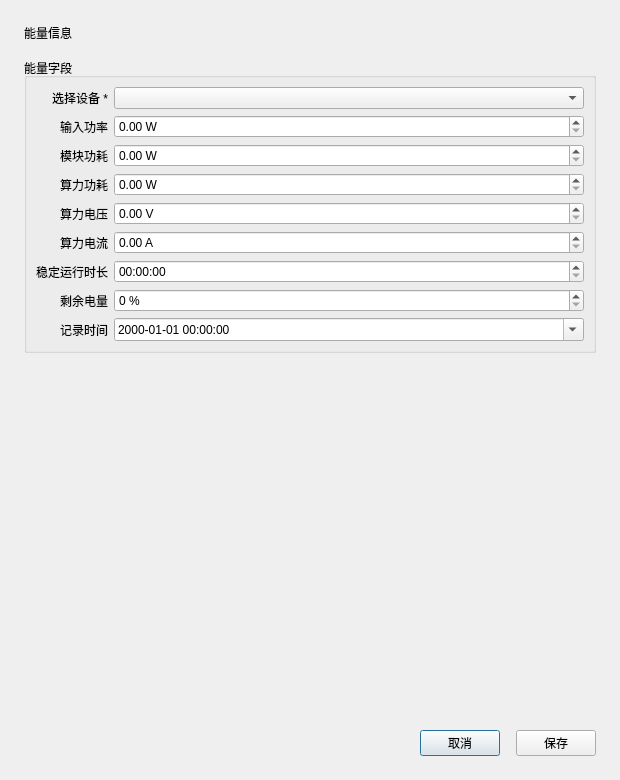
<?xml version="1.0" encoding="UTF-8"?>
<ui version="4.0">
 <class>EnergyDialog</class>
 <widget class="QDialog" name="EnergyDialog">
  <property name="geometry"><rect><x>0</x><y>0</y><width>620</width><height>780</height></rect></property>
  <property name="minimumSize"><size><width>520</width><height>640</height></size></property>
  <property name="windowTitle"><string>能量信息</string></property>
  <property name="modal"><bool>true</bool></property>
  <layout class="QVBoxLayout" name="mainLayout">
   <property name="spacing"><number>16</number></property>
   <property name="leftMargin"><number>24</number></property>
   <property name="topMargin"><number>24</number></property>
   <property name="rightMargin"><number>24</number></property>
   <property name="bottomMargin"><number>24</number></property>
   <item><widget class="QLabel" name="titleLabel"><property name="text"><string>能量信息</string></property><property name="objectName"><string notr="true">titleLabel</string></property></widget></item>
   <item>
    <widget class="QGroupBox" name="groupBox">
     <property name="title"><string>能量字段</string></property>
     <layout class="QFormLayout" name="formLayout">
      <property name="labelAlignment"><set>Qt::AlignRight|Qt::AlignTrailing|Qt::AlignVCenter</set></property>
      <item row="0" column="0"><widget class="QLabel" name="labelDevice"><property name="text"><string>选择设备 *</string></property></widget></item>
      <item row="0" column="1"><widget class="QComboBox" name="deviceCombo"/></item>
      <item row="1" column="0"><widget class="QLabel" name="labelVddIn"><property name="text"><string>输入功率</string></property></widget></item>
      <item row="1" column="1"><widget class="QDoubleSpinBox" name="vddinSpin"><property name="suffix"><string> W</string></property><property name="decimals"><number>2</number></property><property name="maximum"><double>100000.000000000000000</double></property></widget></item>
      <item row="2" column="0"><widget class="QLabel" name="labelSoc"><property name="text"><string>模块功耗</string></property></widget></item>
      <item row="2" column="1"><widget class="QDoubleSpinBox" name="vddsocSpin"><property name="suffix"><string> W</string></property><property name="decimals"><number>2</number></property><property name="maximum"><double>100000.000000000000000</double></property></widget></item>
      <item row="3" column="0"><widget class="QLabel" name="labelCpu"><property name="text"><string>算力功耗</string></property></widget></item>
      <item row="3" column="1"><widget class="QDoubleSpinBox" name="vddcpuSpin"><property name="suffix"><string> W</string></property><property name="decimals"><number>2</number></property><property name="maximum"><double>100000.000000000000000</double></property></widget></item>
      <item row="4" column="0"><widget class="QLabel" name="labelVolt"><property name="text"><string>算力电压</string></property></widget></item>
      <item row="4" column="1"><widget class="QDoubleSpinBox" name="computeVoltageSpin"><property name="suffix"><string> V</string></property><property name="decimals"><number>2</number></property><property name="maximum"><double>100000.000000000000000</double></property></widget></item>
      <item row="5" column="0"><widget class="QLabel" name="labelCurr"><property name="text"><string>算力电流</string></property></widget></item>
      <item row="5" column="1"><widget class="QDoubleSpinBox" name="computeCurrentSpin"><property name="suffix"><string> A</string></property><property name="decimals"><number>2</number></property><property name="maximum"><double>100000.000000000000000</double></property></widget></item>
      <item row="6" column="0"><widget class="QLabel" name="labelUptime"><property name="text"><string>稳定运行时长</string></property></widget></item>
      <item row="6" column="1"><widget class="QTimeEdit" name="uptimeEdit"><property name="displayFormat"><string>HH:mm:ss</string></property></widget></item>
      <item row="7" column="0"><widget class="QLabel" name="labelBattery"><property name="text"><string>剩余电量</string></property></widget></item>
      <item row="7" column="1"><widget class="QSpinBox" name="batteryLevelSpin"><property name="maximum"><number>100</number></property><property name="suffix"><string> %</string></property></widget></item>
      <item row="8" column="0"><widget class="QLabel" name="labelTime"><property name="text"><string>记录时间</string></property></widget></item>
      <item row="8" column="1"><widget class="QDateTimeEdit" name="timestampEdit"><property name="calendarPopup"><bool>true</bool></property><property name="displayFormat"><string>yyyy-MM-dd HH:mm:ss</string></property></widget></item>
     </layout>
    </widget>
   </item>
   <item><spacer name="verticalSpacer"><property name="orientation"><enum>Qt::Vertical</enum></property><property name="sizeHint" stdset="0"><size><width>20</width><height>40</height></size></property></spacer></item>
   <item><layout class="QHBoxLayout" name="buttonLayout"><item><spacer name="horizontalSpacer"><property name="orientation"><enum>Qt::Horizontal</enum></property><property name="sizeHint" stdset="0"><size><width>40</width><height>20</height></size></property></spacer></item><item><widget class="QPushButton" name="cancelBtn"><property name="text"><string>取消</string></property></widget></item><item><widget class="QPushButton" name="saveBtn"><property name="text"><string>保存</string></property></widget></item></layout></item>
  </layout>
 </widget>
 <resources/>
 <connections>
  <connection><sender>cancelBtn</sender><signal>clicked()</signal><receiver>EnergyDialog</receiver><slot>reject()</slot></connection>
 </connections>
</ui>
